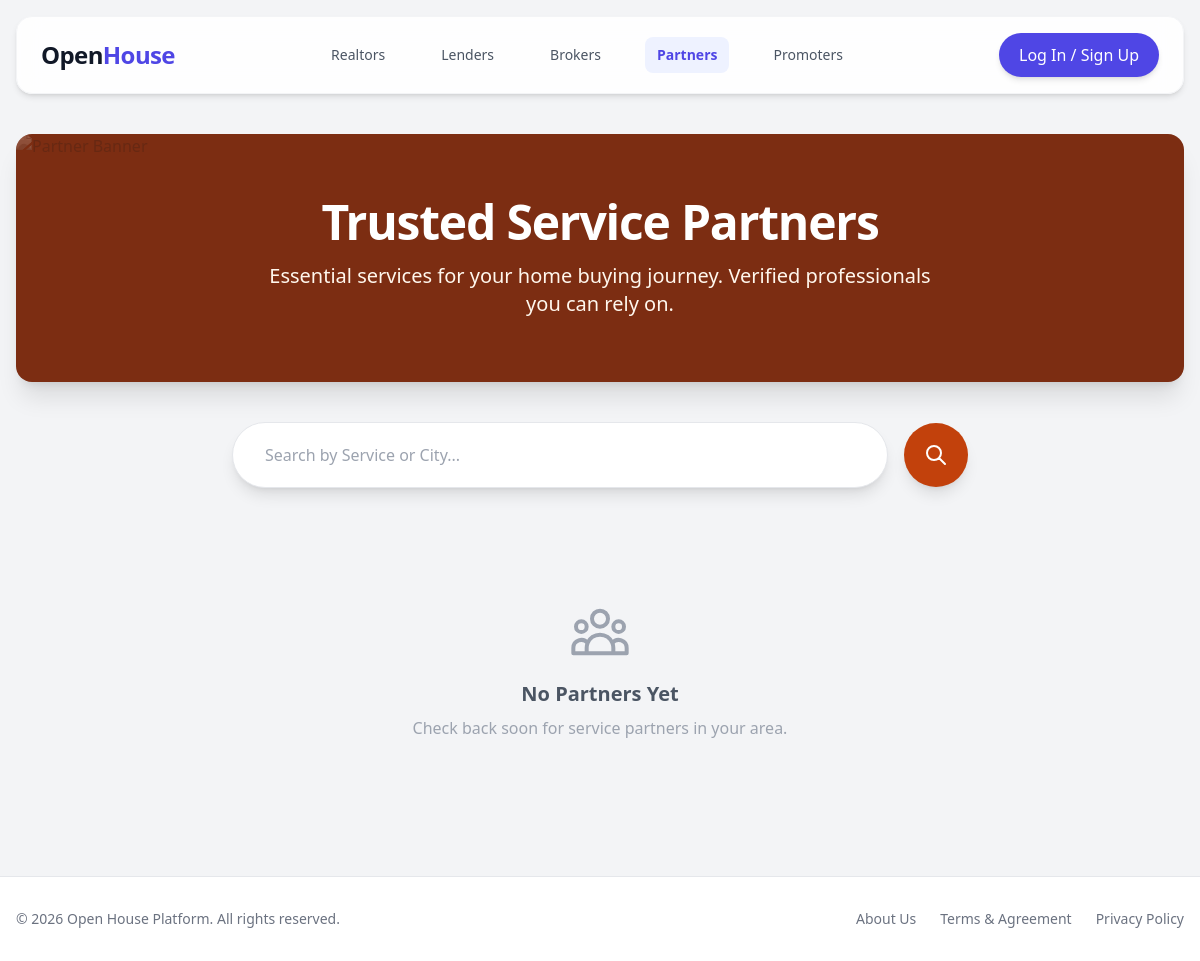
Before: /partners/ with the older database file.
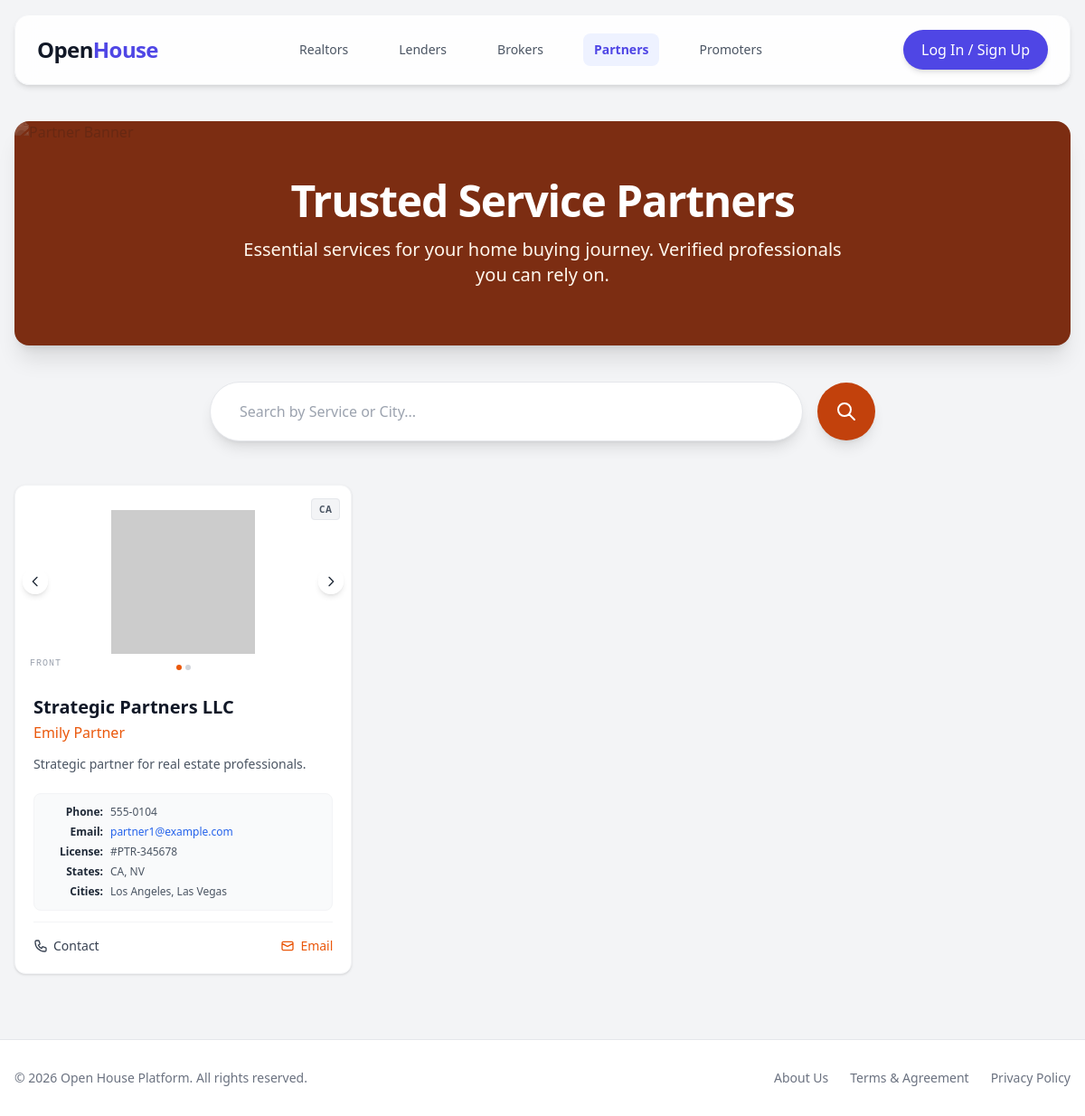
After: the same page with the newer database file.
### api/models.py (models this page shows, shortened)
class BaseProfile(models.Model):
    ADDRESS_TYPE_CHOICES = [
        ('actual', 'Actual Address'),
        ('po_box', 'PO Box'),
    ]
    profile_photo = models.CharField(max_length=500, blank=True, help_text='URL or path to profile photo')
    phone_number_1 = models.CharField(max_length=20, blank=True)
    phone_number_2 = models.CharField(max_length=20, blank=True)
    company_name = models.CharField(max_length=255, blank=True)
    company_address = models.TextField(blank=True)
    address_type = models.CharField(max_length=10, choices=ADDRESS_TYPE_CHOICES, default='actual')
    business_website = models.URLField(blank=True)
    serving_states = models.CharField(max_length=255, blank=True, help_text='Comma separated state codes')
    serving_cities = models.TextField(blank=True, help_text='Comma separated city names')
    biography = models.TextField(blank=True)
    created_at = models.DateTimeField(auto_now_add=True)
    updated_at = models.DateTimeField(auto_now=True)
    class Meta:
        abstract = True

class PartnerProfile(BaseProfile):
    user = models.OneToOneField(User, on_delete=models.CASCADE, related_name='partner_profile')
    license_state = models.CharField(max_length=10, blank=True, help_text='2-letter state code')
    license_number = models.CharField(max_length=100, blank=True)
    business_card_front = models.CharField(max_length=500, blank=True, help_text='URL or path to front of business card')
    business_card_back = models.CharField(max_length=500, blank=True, help_text='URL or path to back of business card')
    class Meta:
        verbose_name = 'Partner Profile'
        verbose_name_plural = 'Partner Profiles'

### core/urls.py (the view)
# urls.py: path('partners/', PartnersView.as_view(), name='partners'),
class PartnersView(TemplateView):
    template_name = 'partners.html'
    def get_context_data(self, **kwargs):
        context = super().get_context_data(**kwargs)
        context['partner_profiles'] = PartnerProfile.objects.all().order_by('-created_at')
        return context

### templates/partners.html (shortened to what the changed rows need)
{% extends 'base.html' %}
{% block content %}
<div class="relative bg-orange-900 rounded-2xl overflow-hidden mb-10 shadow-xl">
    <div class="relative z-10 px-6 py-12 md:py-16 text-center">
        <h1 class="text-3xl md:text-5xl font-bold text-white mb-4 tracking-tight">
            Trusted Service Partners
        </h1>
    </div>
</div>
<div class="grid grid-cols-1 sm:grid-cols-2 lg:grid-cols-3 gap-6">
    {% for profile in partner_profiles %}
    <div class="bg-white rounded-xl shadow hover:shadow-lg transition relative flex flex-col h-full border border-gray-100 group overflow-hidden">
        {% if profile.license_state %}
        <div class="absolute top-3 right-3 z-30">
            <span class="bg-gray-100 text-gray-600 text-[10px] font-bold px-2 py-1 rounded uppercase tracking-wider border border-gray-200">{{ profile.license_state }}</span>
        </div>
        {% endif %}
        <div class="w-full relative bg-gray-200 card-carousel" style="aspect-ratio: 1.75/1;">
            <div class="carousel-slide absolute inset-0 w-full h-full bg-white flex items-center justify-center transition-transform duration-300 ease-in-out translate-x-0" data-index="0">
                {% if profile.business_card_front %}
                <img src="{{ profile.business_card_front }}" class="object-cover h-full w-full" alt="Card Front">
                {% else %}
                <img src="https://ui-avatars.com/api/?name={{ profile.user.get_full_name|urlencode }}&background=fff7ed&color=ea580c&bold=true&length=2&size=256" class="object-contain h-3/4 w-3/4" alt="Card Front">
                {% endif %}
                <span class="absolute bottom-2 left-3 text-[10px] text-gray-400 font-mono tracking-widest uppercase bg-white/80 px-1 rounded">Front</span>
            </div>
            <button class="absolute left-2 top-1/2 -translate-y-1/2 bg-white/80 hover:bg-white text-gray-800 p-1.5 rounded-full shadow-md z-20 backdrop-blur-sm transition" onclick="moveSlide(this, -1)">
                <svg class="h-4 w-4" fill="none" viewBox="0 0 24 24" stroke="currentColor"><path stroke-linecap="round" stroke-linejoin="round" stroke-width="2" d="M15 19l-7-7 7-7" /></svg>
            </button>
            <button class="absolute right-2 top-1/2 -translate-y-1/2 bg-white/80 hover:bg-white text-gray-800 p-1.5 rounded-full shadow-md z-20 backdrop-blur-sm transition" onclick="moveSlide(this, 1)">
                <svg class="h-4 w-4" fill="none" viewBox="0 0 24 24" stroke="currentColor"><path stroke-linecap="round" stroke-linejoin="round" stroke-width="2" d="M9 5l7 7-7 7" /></svg>
            </button>
            <div class="absolute bottom-2 left-1/2 -translate-x-1/2 flex gap-1 z-20">
                <div class="w-1.5 h-1.5 rounded-full bg-orange-600 transition-colors" data-indicator="0"></div>
                <div class="w-1.5 h-1.5 rounded-full bg-gray-300 transition-colors" data-indicator="1"></div>
            </div>
        </div>
        <div class="p-5 flex-grow flex flex-col gap-3">
            <div>
                <h2 class="font-bold text-xl text-gray-900 leading-tight">{{ profile.company_name|default:profile.user.get_full_name }}</h2>
                <h3 class="text-orange-600 font-medium mt-1">{{ profile.user.get_full_name }}</h3>
            </div>
            <div class="text-sm text-gray-600 line-clamp-3 leading-relaxed">{{ profile.biography|default:"Professional service partner." }}</div>
            <div class="space-y-1.5 text-xs text-gray-600 mt-2 bg-gray-50 p-3 rounded-lg border border-gray-100">
                {% if profile.phone_number_1 %}
                <p class="flex gap-2"><span class="font-semibold text-gray-800 w-16 text-right flex-shrink-0">Phone:</span> {{ profile.phone_number_1 }}</p>
                {% endif %}
                {% if profile.user.email %}
                <p class="flex gap-2"><span class="font-semibold text-gray-800 w-16 text-right flex-shrink-0">Email:</span> <a href="mailto:{{ profile.user.email }}" class="text-blue-600 hover:underline">{{ profile.user.email }}</a></p>
                {% endif %}
                {% if profile.license_number %}
                <p class="flex gap-2"><span class="font-semibold text-gray-800 w-16 text-right flex-shrink-0">License:</span> #{{ profile.license_number }}</p>
                {% endif %}
                {% if profile.serving_states %}
                <p class="flex gap-2"><span class="font-semibold text-gray-800 w-16 text-right flex-shrink-0">States:</span> {{ profile.serving_states }}</p>
                {% endif %}
                {% if profile.serving_cities %}
                <p class="flex gap-2"><span class="font-semibold text-gray-800 w-16 text-right flex-shrink-0">Cities:</span> {{ profile.serving_cities }}</p>
                {% endif %}
            </div>
            <div class="mt-auto pt-4 border-t border-gray-100 flex items-center justify-between">
                {% if profile.phone_number_1 %}
                <a href="tel:{{ profile.phone_number_1 }}" class="flex items-center gap-1.5 text-sm font-medium text-gray-700 hover:text-orange-600 transition">
                    Contact
                </a>
                {% endif %}
                {% if profile.user.email %}
                <a href="mailto:{{ profile.user.email }}" class="flex items-center gap-1.5 text-sm font-medium text-orange-600 hover:text-orange-800 transition">
                    <svg class="w-4 h-4" fill="none" stroke="currentColor" viewBox="0 0 24 24"><path stroke-linecap="round" stroke-linejoin="round" stroke-width="2" d="M3 8l7.89 4.26a2 2 0 002.22 0L21 8M5 19h14a2 2 0 002-2V7a2 2 0 00-2-2H5a2 2 0 00-2 2v10a2 2 0 002 2z"></path></svg>
                    Email
                </a>
                {% endif %}
            </div>
        </div>
    </div>
    {% empty %}
    <div class="col-span-full text-center py-16">
        <div class="text-gray-400 mb-4">
        </div>
        <h3 class="text-xl font-semibold text-gray-600 mb-2">No Partners Yet</h3>
        <p class="text-gray-400">Check back soon for service partners in your area.</p>
    </div>
    {% endfor %}
</div>
{% endblock %}

Changed rows visible on the page:
added PartnerProfile: license_state "CA", company_name "Strategic Partners LLC", user.get_full_name "Emily Partner", biography "Strategic partner for real estate professionals.", phone_number_1 "555-0104", user.email "partner1@example.com", license_number "PTR-345678", serving_states "CA, NV", serving_cities "Los Angeles, Las Vegas"
Other visible differences:
text no longer shown: "No Partners Yet Check back soon for service partners in your area."
